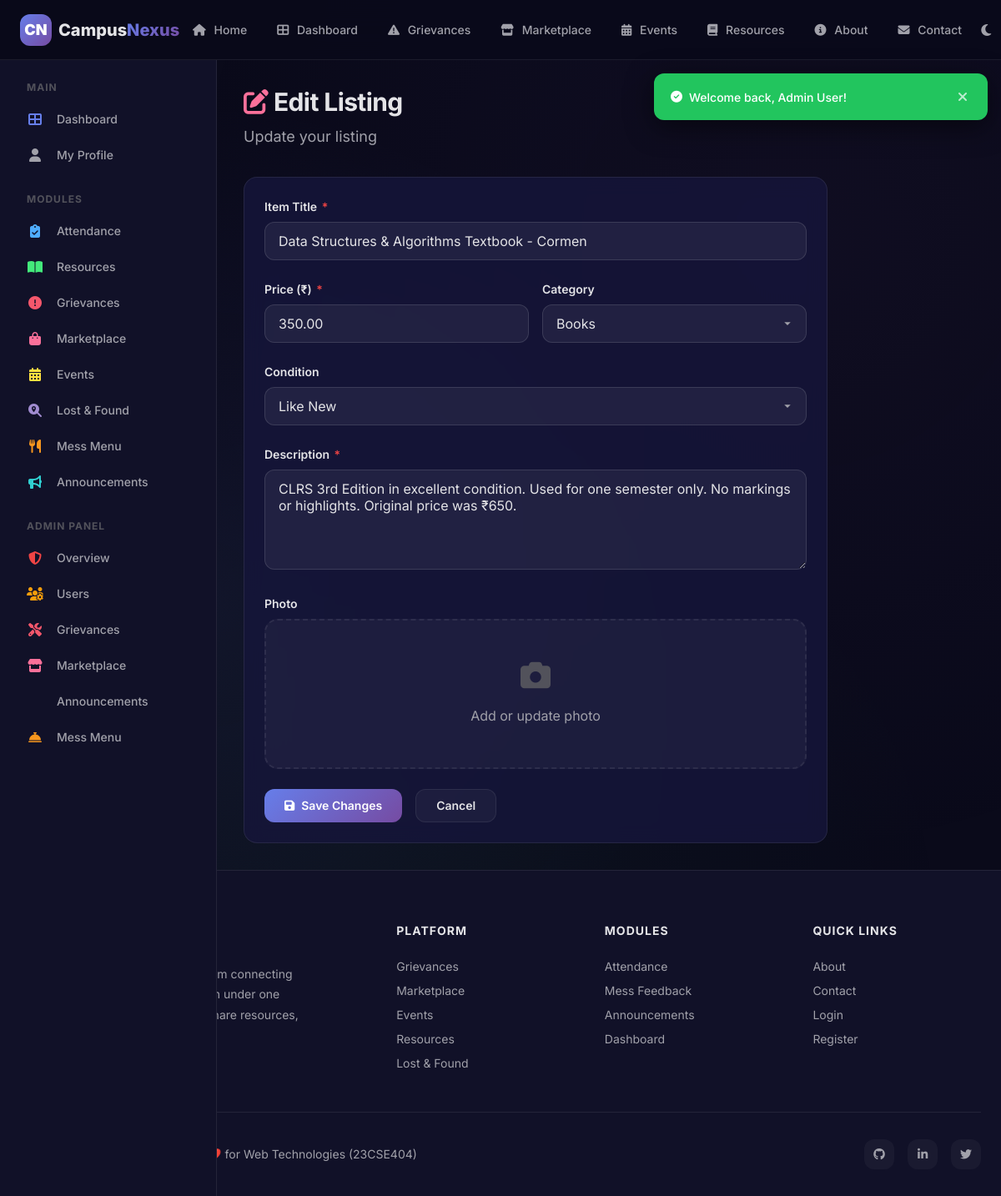
Screenshot of /modules/marketplace_edit.php?edit=1 (signed in) with the database file from the repository.
### tables this page shows
CREATE TABLE marketplace_listings (
    id INT AUTO_INCREMENT PRIMARY KEY,
    seller_id INT NOT NULL,
    title VARCHAR(200) NOT NULL,
    description TEXT NOT NULL,
    price DECIMAL(10,2) NOT NULL,
    category ENUM('books', 'electronics', 'furniture', 'clothing', 'other') NOT NULL,
    condition_status ENUM('new', 'like_new', 'good', 'fair') NOT NULL DEFAULT 'good',
    image_path VARCHAR(255) DEFAULT NULL,
    status ENUM('active', 'sold', 'removed') NOT NULL DEFAULT 'active',
    is_approved TINYINT(1) NOT NULL DEFAULT 0,
    created_at DATETIME NOT NULL DEFAULT CURRENT_TIMESTAMP,
    FOREIGN KEY (seller_id) REFERENCES users(id) ON DELETE CASCADE,
    INDEX idx_category (category),
    INDEX idx_status (status)
);

### modules/marketplace_edit.php (the view, shortened to what this page needs)
<?php
require_once __DIR__ . '/../includes/header.php';
$listing = null;
$isEditMode = false;
if (isset($_GET['edit'])) {
    $editId = (int)$_GET['edit'];
    $db = getDB();
    $stmt = $db->prepare("SELECT * FROM marketplace_listings WHERE id = ?");
    $stmt->execute([$editId]);
    $listing = $stmt->fetch(PDO::FETCH_ASSOC);
    $isEditMode = true;
}
?>
<?php require_once __DIR__ . '/../includes/sidebar.php'; ?>
<div class="page-content with-sidebar">
    <div class="page-header">
        <h1><i class="fas fa-<?= $isEditMode ? 'edit' : 'shopping-bag' ?>" style="color:var(--clr-marketplace);"></i> <?= $isEditMode ? 'Edit Listing' : 'Sell an Item' ?></h1>
        <p><?= $isEditMode ? 'Update your listing' : 'Post a listing and find buyers from the campus' ?></p>
    </div>
    <div class="card" style="max-width:700px;">
        <form method="POST" enctype="multipart/form-data" id="listingForm">
            <div class="form-group">
                <label class="form-label">Item Title <span class="required">*</span></label>
                <input type="text" name="title" class="form-control" placeholder="e.g., Data Structures Textbook" value="<?= htmlspecialchars($listing['title'] ?? '') ?>" required>
            </div>
            <div class="form-row">
                <div class="form-group">
                    <label class="form-label">Price (₹) <span class="required">*</span></label>
                    <input type="number" name="price" class="form-control" placeholder="350" min="0" step="1" value="<?= htmlspecialchars($listing['price'] ?? '') ?>" required>
                </div>
                <div class="form-group">
                    <label class="form-label">Category</label>
                    <select name="category" class="form-control">
                        <option value="books" <?= ($listing['category'] ?? '') === 'books' ? 'selected' : '' ?>>Books</option>
                    </select>
                </div>
            </div>
            <div class="form-group">
                <label class="form-label">Condition</label>
                <select name="condition_status" class="form-control">
                    <option value="like_new" <?= ($listing['condition_status'] ?? '') === 'like_new' ? 'selected' : '' ?>>Like New</option>
                </select>
            </div>
            <div class="form-group">
                <label class="form-label">Description <span class="required">*</span></label>
                <textarea name="description" class="form-control" rows="4" placeholder="Describe the item..." required><?= htmlspecialchars($listing['description'] ?? '') ?></textarea>
            </div>
            <div class="form-group">
                <label class="form-label">Photo</label>
                <div class="file-upload-area" id="uploadArea" onclick="document.getElementById('image').click()">
                    <i class="fas fa-camera"></i><p>Add or update photo</p>
                </div>
            </div>
            <div style="display:flex;gap:var(--space-md);">
                <button type="submit" class="btn btn-primary"><i class="fas fa-<?= $isEditMode ? 'save' : 'check' ?>"></i> <?= $isEditMode ? 'Save Changes' : 'Post Listing' ?></button>
                <a href="<?= $isEditMode ? 'listing_detail.php?id=' . $listing['id'] : 'marketplace.php' ?>" class="btn btn-secondary">Cancel</a>
            </div>
        </form>
    </div>
</div>
<?php require_once __DIR__ . '/../includes/footer.php'; ?>

### css/style.css (style rules this page uses)
:root { --primary: #667EEA; --primary-dark: #5A67D8; --primary-light: #7C8CF0; --primary-start: #667EEA; --primary-end: #764BA2; --clr-attendance: #4FACFE; --clr-resources: #43E97B; --clr-grievances: #F5576C; --clr-marketplace: #FA709A; --clr-events: #FEE140; --clr-lost-found: #A18CD1; --clr-mess: #F7971E; --clr-announcements: #30CFD0; --bg-primary: #0A0A1A; --bg-secondary: #111128; --bg-tertiary: #16163a; --bg-card: rgba(22, 22, 58, 0.85); --bg-card-solid: #16163a; --bg-glass: rgba(255, 255, 255, 0.04); --bg-glass-hover: rgba(255, 255, 255, 0.08); --bg-input: rgba(255, 255, 255, 0.06); --bg-input-focus: rgba(255, 255, 255, 0.1); --border-glass: rgba(255, 255, 255, 0.08); --border-glass-hover: rgba(255, 255, 255, 0.15); --border-input: rgba(255, 255, 255, 0.12); --border-input-focus: var(--primary); --text-primary: #E4E4E7; --text-secondary: #A1A1AA; --text-muted: #52525B; --text-inverse: #0A0A1A; --success: #22C55E; --success-bg: rgba(34, 197, 94, 0.12); --warning: #F59E0B; --warning-bg: rgba(245, 158, 11, 0.12); --danger: #EF4444; --danger-bg: rgba(239, 68, 68, 0.12); --info: #3B82F6; --info-bg: rgba(59, 130, 246, 0.12); --space-2xs: 2px; --space-xs: 4px; --space-sm: 8px; --space-md: 16px; --space-lg: 24px; --space-xl: 32px; --space-2xl: 48px; --space-3xl: 64px; --space-4xl: 96px; --radius-xs: 4px; --radius-sm: 8px; --radius-md: 12px; --radius-lg: 16px; --radius-xl: 24px; --radius-full: 9999px; --shadow-sm: 0 2px 8px rgba(0, 0, 0, 0.3); --shadow-md: 0 4px 16px rgba(0, 0, 0, 0.4); --shadow-lg: 0 8px 32px rgba(0, 0, 0, 0.5); --shadow-xl: 0 16px 48px rgba(0, 0, 0, 0.6); --shadow-glow: 0 0 20px rgba(102, 126, 234, 0.3); --shadow-glow-lg: 0 0 40px rgba(102, 126, 234, 0.4); --font-sans: 'Inter', -apple-system, BlinkMacSystemFont, 'Segoe UI', Roboto, sans-serif; --font-mono: 'JetBrains Mono', 'Fira Code', monospace; --text-xs: 0.75rem; --text-sm: 0.875rem; --text-base: 1rem; --text-lg: 1.125rem; --text-xl: 1.25rem; --text-2xl: 1.5rem; --text-3xl: 1.875rem; --text-4xl: 2.25rem; --text-5xl: 3rem; --text-6xl: 3.75rem; --leading-tight: 1.2; --leading-normal: 1.5; --leading-relaxed: 1.75; --transition-fast: 0.15s ease; --transition-base: 0.3s ease; --transition-slow: 0.5s ease; --transition-spring: 0.4s cubic-bezier(0.175, 0.885, 0.32, 1.275); --z-dropdown: 100; --z-sticky: 200; --z-fixed: 300; --z-overlay: 400; --z-modal: 500; --z-toast: 600; --navbar-height: 72px; --sidebar-width: 260px; --container-max: 1280px; --container-sm: 640px; --container-md: 768px; --container-lg: 1024px; }
*, *::before, *::after { margin: 0; padding: 0; box-sizing: border-box; }
html { scroll-behavior: smooth; font-size: 16px; -webkit-text-size-adjust: 100%; }
body { font-family: var(--font-sans); font-size: var(--text-base); line-height: var(--leading-normal); color: var(--text-primary); background-color: var(--bg-primary); min-height: 100vh; -webkit-font-smoothing: antialiased; -moz-osx-font-smoothing: grayscale; overflow-x: hidden; }
body::before { content: ''; position: fixed; top: 0; left: 0; width: 100%; height: 100%; background: radial-gradient(circle at 20% 50%, rgba(102, 126, 234, 0.08) 0%, transparent 50%), radial-gradient(circle at 80% 20%, rgba(118, 75, 162, 0.06) 0%, transparent 50%), radial-gradient(circle at 40% 80%, rgba(67, 233, 123, 0.04) 0%, transparent 50%); pointer-events: none; z-index: -1; }
a { color: var(--primary); text-decoration: none; transition: color var(--transition-fast); }
button { cursor: pointer; font-family: inherit; font-size: inherit; border: none; outline: none; background: none; color: inherit; }
input, textarea, select { font-family: inherit; font-size: inherit; color: inherit; outline: none; }
h1, h2, h3, h4, h5, h6 { font-weight: 700; line-height: var(--leading-tight); color: var(--text-primary); }
h1 { font-size: var(--text-5xl); letter-spacing: -0.02em; }
p { color: var(--text-secondary); line-height: var(--leading-relaxed); }

### css/layout.css (style rules this page uses)
.page-content { flex: 1; padding: var(--space-xl); min-width: 0; padding-top: calc(var(--navbar-height) + var(--space-xl)); }
.page-content.with-sidebar { margin-left: var(--sidebar-width); }
.page-header { margin-bottom: var(--space-xl); }
.page-header h1 { font-size: var(--text-3xl); margin-bottom: var(--space-sm); }
.page-header p { font-size: var(--text-lg); }

### rows the page displays
marketplace_listings: title "Data Structures & Algorithms Textbook - Cormen", price "350.00", category "Books", condition_status "Like New", description "CLRS 3rd Edition in excellent condition. Used for one semester only. No markings or highlights. Original price was ₹650."

### other values shown
$message "Welcome back, Admin User!"
